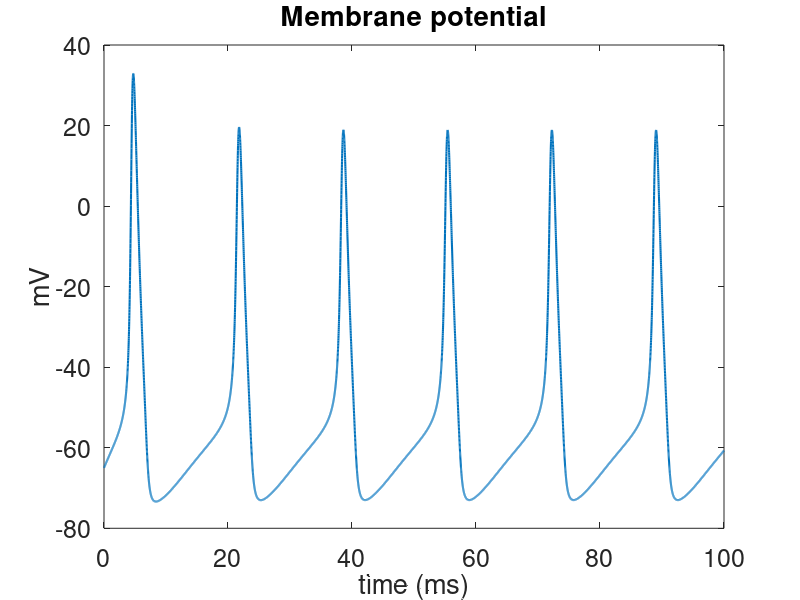
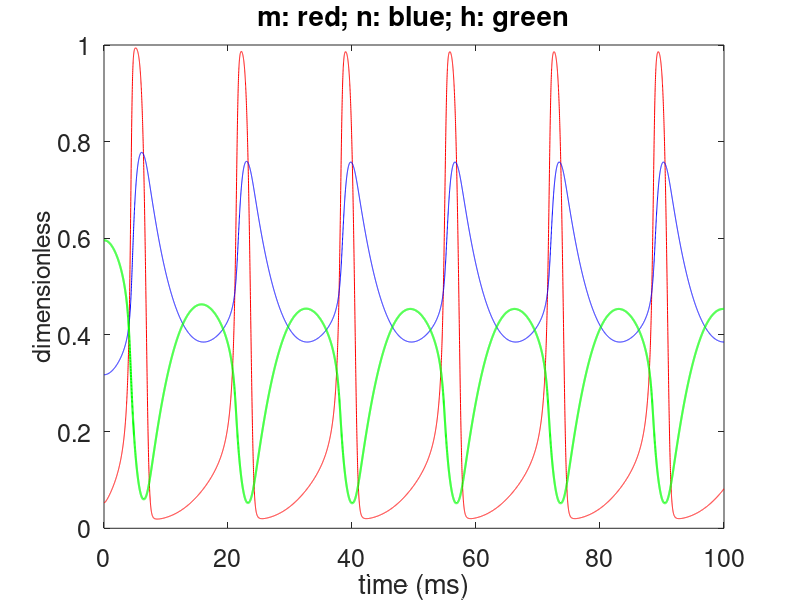
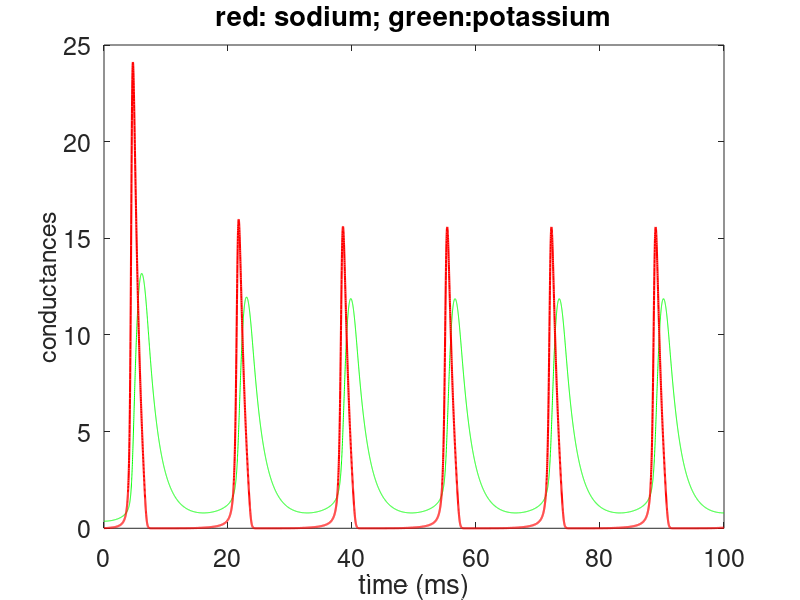

Recreate these plots in MATLAB, in order.
clear all
close all
clc
gNamax = 120;
gKmax = 36;
gEq = 0.3;
ENa = 55;
EK = -77;
EEq = -54.4;
V0 = -65;
I = 15; %7.5                                                                                                                                                                                                                                                                          ; %5.4 un solo spike;  7.2: treno di spike periodico
C = 4;
dt = 0.01;
tmax = 100;  %ms
t = [0:dt:tmax];
L = length(t);
V = zeros(1,L);
m = zeros(1,L);
n = zeros(1,L);
h = zeros(1,L);
V(1) = V0;
alpha_m = 0.1*(-40-V(1))/( exp( (-40 - V(1)) /10 ) - 1 );
beta_m = 4*exp( (-V(1) - 65)/18 );
alpha_h = 0.07*exp( (-V(1) - 65)/20 );
beta_h = 1/( exp( (-V(1) - 35)/10 ) + 1);
alpha_n = 0.01*(-55-V(1))/( exp( (-55 - V(1)) /10 ) - 1 );
beta_n = 0.125*exp( (-V(1) - 65)/80 );

m(1) = alpha_m / (alpha_m + beta_m);
n(1) = alpha_n / (alpha_n + beta_n);
h(1) = alpha_h / (alpha_h + beta_h);

for i = 1: L-1
    dV = 1/C * ( -gKmax*n(i)^4 *(V(i) - EK) - gNamax*m(i)^3*h(i)*(V(i) -ENa) - gEq*(V(i) - EEq) + I);
    dm = alpha_m*(1 - m(i)) - beta_m*m(i);
    dn = alpha_n*(1 - n(i)) - beta_n*n(i);
    dh = alpha_h*(1 - h(i)) - beta_h*h(i);
    
    V(i+1) = V(i) + dV*dt;
    m(i+1) = m(i) + dm*dt;
    n(i+1) = n(i) + dn*dt;
    h(i+1) = h(i) + dh*dt;
    
    alpha_m = 0.1*(-40-V(i+1))/( exp( (-40 - V(i+1)) /10 ) - 1 );
    beta_m = 4*exp( (-V(i+1) - 65)/18 );
    alpha_h = 0.07*exp( (-V(i+1) - 65)/20 );
    beta_h = 1/( exp( (-V(i+1) - 35)/10 ) + 1);
    alpha_n = 0.01*(-55-V(i+1))/( exp( (-55 - V(i+1)) /10 ) - 1 );
    beta_n = 0.125*exp( (-V(i+1) - 65)/80 );
end

Width = 1.5;
Font = 18;

plot(t,V,'linewidth',Width)
title('Membrane potential','fontsize',Font)
xlabel('time (ms)','fontsize',Font)
ylabel('mV','fontsize',Font)
set(gca,'fontsize',Font)
figure
plot(t,m,'r',t,n,'b',t,h,'g','linewidth',Width)
title('m: red; n: blue; h: green','fontsize',Font)
xlabel('time (ms)','fontsize',Font)
set(gca,'fontsize',Font)
ylabel('dimensionless','fontsize',Font)
figure
plot(t,gKmax*n.^4,'g',t,gNamax*(m.^3).*h,'r','linewidth',Width)
title('red: sodium; green:potassium','fontsize',Font)
xlabel('time (ms)','fontsize',Font)
set(gca,'fontsize',Font)
ylabel('conductances','fontsize',Font)
